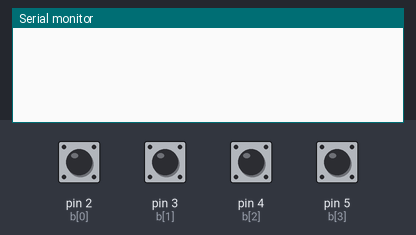
A sketch run on a simulated Arduino Uno, built with avr-gcc and run on an emulated ATmega328P. On the bench: the last lines printed to the serial monitor. Inputs (shaded band) come from the test bench; at power-on: pin 2 (b[0]), pin 3 (b[1]), pin 4 (b[2]), pin 5 (b[3]) HIGH.

Above: at 1.2 s.
1.3 s: pin 2 (b[0]) pulled LOW for 0.15 s
At 2.6 s:
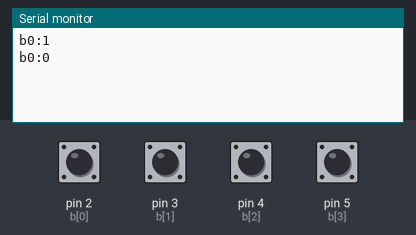
2.9 s: pin 3 (b[1]) pulled LOW for 0.15 s
At 3.6 s:
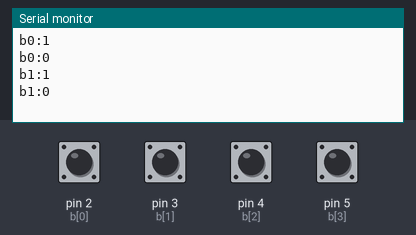
4.5 s: pin 4 (b[2]) pulled LOW for 0.15 s
At 5.1 s:
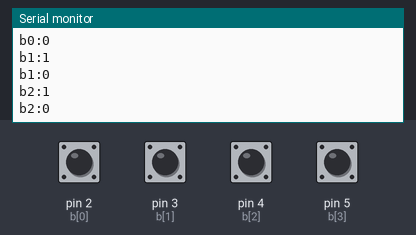
6.1 s: pin 5 (b[3]) pulled LOW for 0.15 s
At 7.3 s:
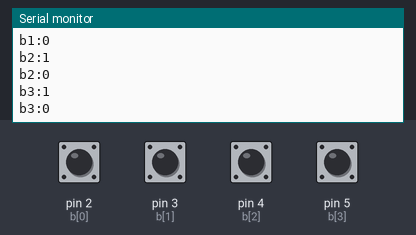
Timing chart, 0 to 8.7 s (numbered marks = the images above; inputs shaded):
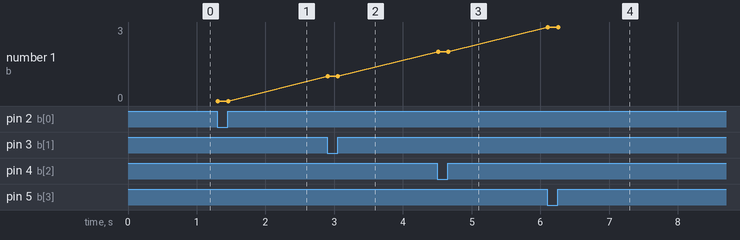

The sketch:

buttons_momentary.ino
```cpp
int nb = 4;
int b[] = {2, 3, 4, 5};
boolean bg[] = {true, true, true, true};

void setup() {
  Serial.begin(9600);
  for (int i = 0; i < nb; i++) {
    pinMode(b[i], INPUT_PULLUP);
  }
}

void loop() {
  for (int i = 0; i < nb; i++) {
    if (digitalRead(b[i]) == LOW) {
      if (bg[i]) {
        bg[i] = false;
        Serial.print("b" + String(i) + ":");
        Serial.println(1);
      }
    }
    else {
      if (!bg[i]) {
        bg[i] = true;
        Serial.print("b" + String(i) + ":");
        Serial.println(0);
      }
    }
  }
  delay(15);
}
```

Measured:
- after the input at 1.3 s, the serial monitor: prints a new line at once (image 1)
- after the input at 2.9 s, the serial monitor: prints a new line at once (image 2)
- after the input at 4.5 s, the serial monitor: prints a new line at once (image 3)
- after the input at 6.1 s, the serial monitor: prints a new line at once (image 4)
- plotted number 1: 1 → 2 after the input at 4.5 s, 2 → 3 after the input at 6.1 s
